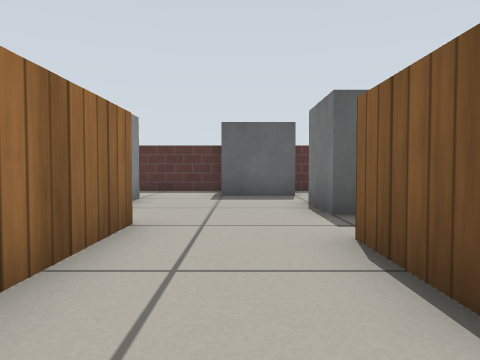
[1] (above)

21 first-person views from a walk through a robot-simulator world made for Gazebo. The camera is 0.38 m above the floor, tilts 2° down and sees 70° across. The floor is counted in squares, 0.5 m on a side. Each view is taken from the middle of a square. On the plan, view 1 faces up. The plan holds only what a view shows up to about 11 squares ahead; the rest is blank. The robots in the file are not drawn. Simple patterns stand in for the simulator's built-in surfaces.

[2]
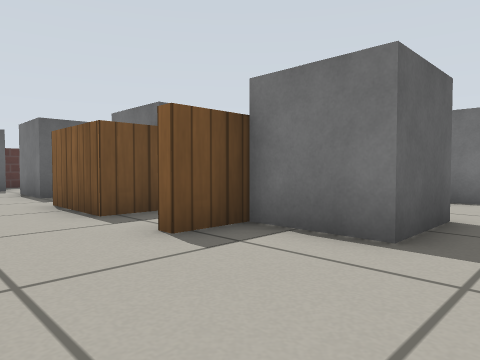

[3]
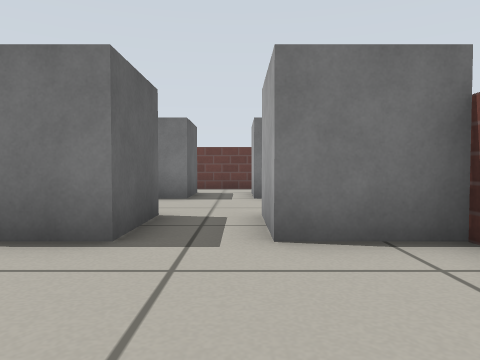

[4]
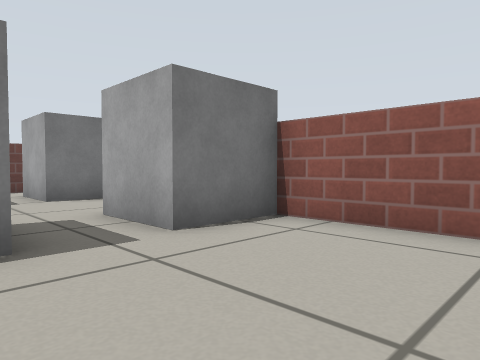

[5]
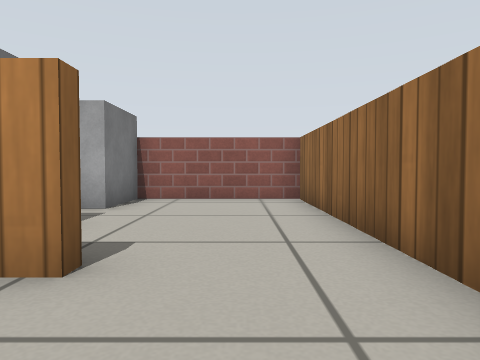

[6]
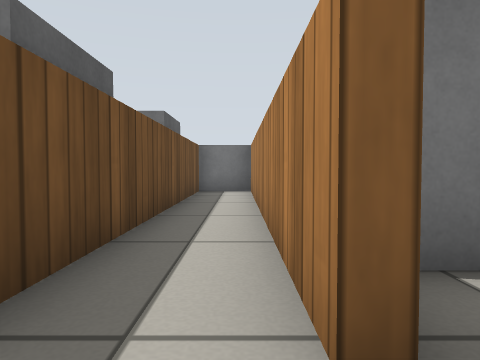

[7]
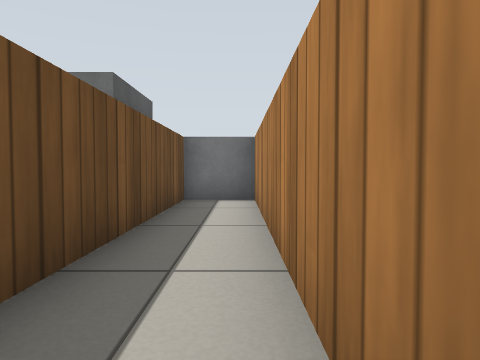

[8]
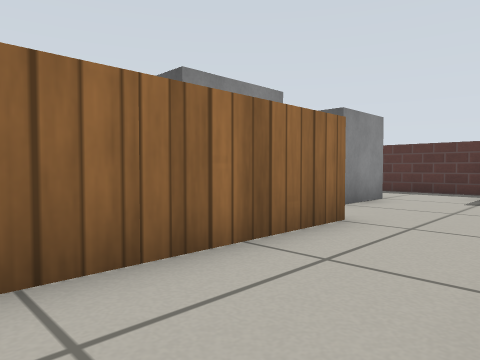

[9]
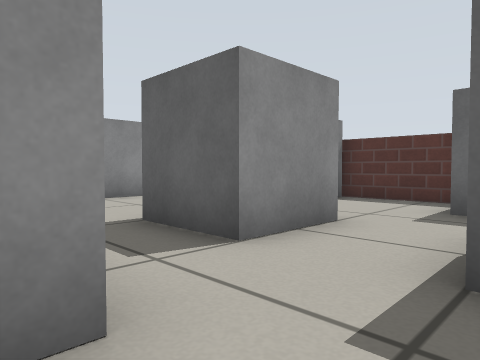

[10]
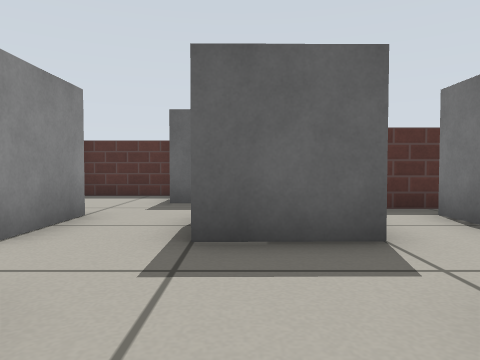

[11]
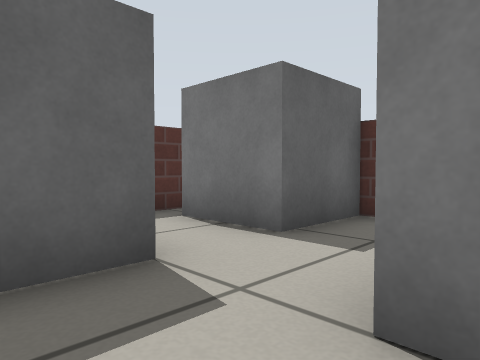

[12]
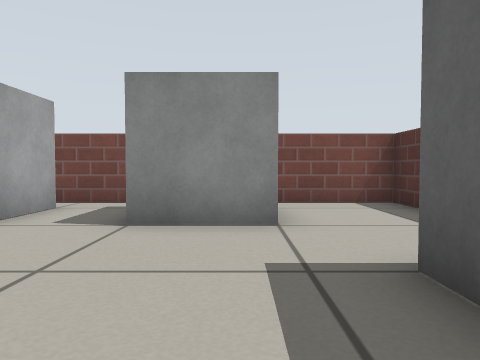

[13]
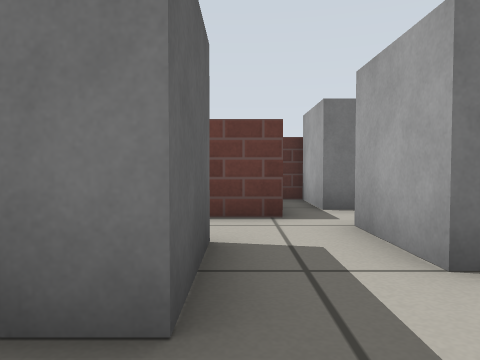

[14]
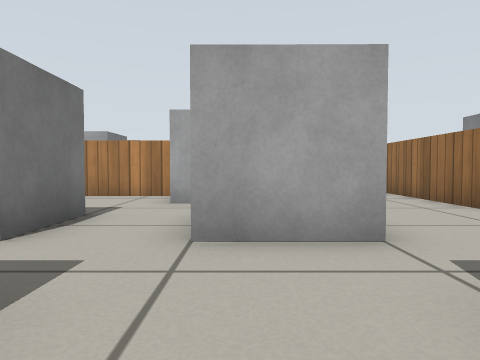

[15]
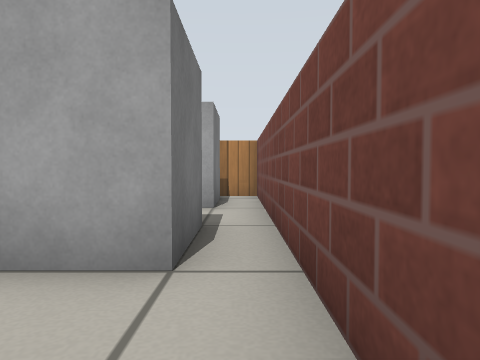

[16]
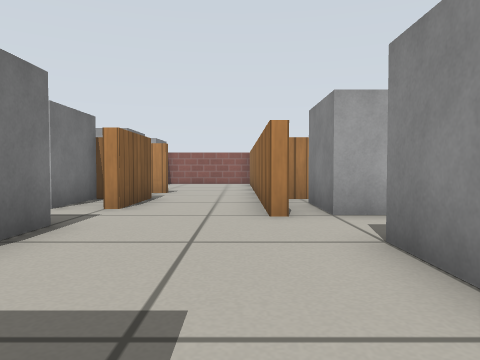

[17]
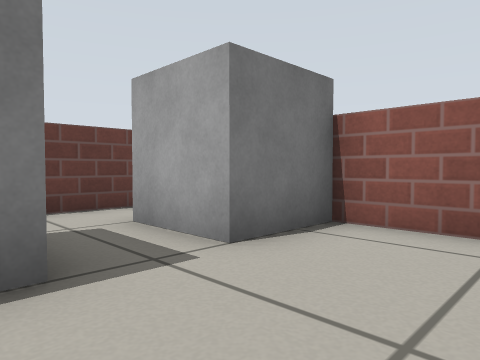

[18]
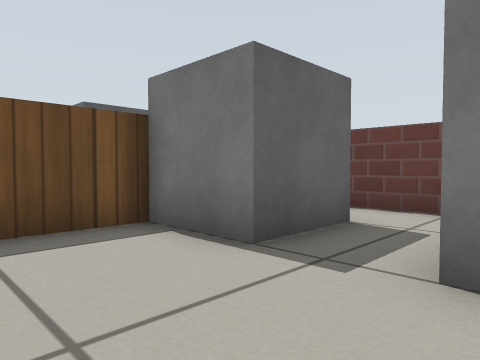

[19]
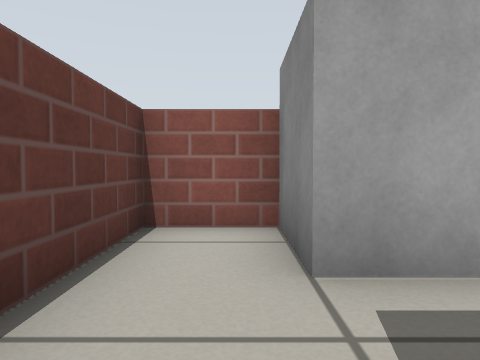

[20]
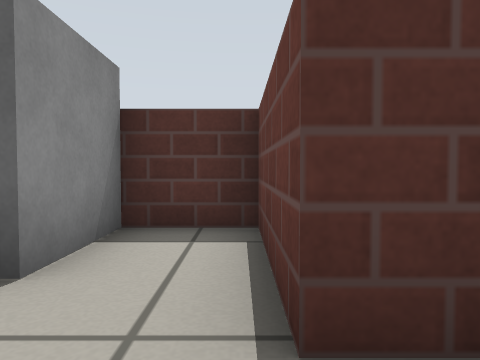

[21]
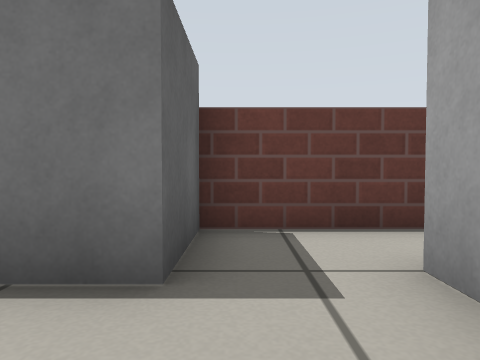

### Floor plan
Points are (right, up) in squares from view 1. A wall is a line through its corners. A room is listed if a view was taken in it or the views show most of it. See-through windows are left out.
Room 1 (views 1, 2, 3, 4, 5, 6, 7, 8, 17, 18, 19)
walls: (4.4, -0.4) (7.4, -0.4); (2.5, -0.7) (1.2, -0.7) (1.2, -0.4) (2.5, -0.4); (5.8, -6.4) (7.5, -6.4); (7.5, -0.7) (5.7, -0.7); (2.4, 1.3) (1.2, 1.3) (1.2, 3.6); (7.4, 1.3) (3.4, 1.3); (9.6, -0.4) (10.1, -0.4); (9.5, -6.4) (11.2, -6.4) (11.2, -1.8); (10.4, 1.3) (8.4, 1.3); (-1.5, 4.6) (-1.5, -6.4) (2.5, -6.4)
ways out: opening at (-0.5, 4.5) to room 2; opening at (3, 1) to room 2; opening at (8, 1) to room 2; opening at (10, 0)
objects: grey box (3, -6) to (4, -5); grey box (3, -2) to (4, -1); grey box (8, -6) to (9, -5); grey box (8, -2) to (9, -1)
Room 2 (views 9, 10, 11, 12, 13, 14, 15, 16, 20, 21)
walls: (1.2, 3.6) (1.6, 3.6); (-1.9, 4.6) (-1.5, 4.6); (4.1, 11.3) (1.5, 11.3); (-1, 11.3) (-5.5, 11.3) (-5.5, 1.6) (-4.4, 1.6); (3.4, 1.3) (2.4, 1.3); (4.9, 1.6) (7.3, 1.6); (-2.7, 1.6) (-2.1, 1.6); (9.9, 8.3) (8.2, 8.3) (8.2, 11.3) (6.5, 11.3); (8.4, 1.3) (7.4, 1.3); (11.2, 7.5) (11.2, 8); (11.2, 2.6) (11.2, 5.5)
ways out: opening at (-0.5, 4.5) to room 1; opening at (3, 1) to room 1; opening at (8, 1) to room 1
objects: grey box (-4, 3) to (-3, 4); grey box (-4, 7) to (-3, 8); grey box (0, 10) to (1, 11); grey box (2, 6) to (3, 7); grey box (3, 2) to (4, 3); grey box (5, 10) to (6, 11); grey box (6, 6) to (7, 7); grey box (8, 2) to (9, 3); grey box (9, 6) to (11, 7)

Where each view was taken, in squares from view 1:
view 1: 0 up, 0 right, facing up
view 2: 4 down, 1 left, facing up-right
view 3: 4 down, 1 left, facing right
view 4: 2 down, 1 left, facing down-right
view 5: 2 up, 0 right, facing down
view 6: 0 up, 0 right, facing right
view 7: 0 up, 3 right, facing right
view 8: 0 up, 1 right, facing up-left
view 9: 3 up, 6 right, facing up-left
view 10: 2 up, 6 right, facing up
view 11: 3 up, 6 right, facing up-right
view 12: 8 up, 2 right, facing left
view 13: 9 up, 3 right, facing right
view 14: 11 up, 3 right, facing down
view 15: 11 up, 5 left, facing down
view 16: 10 up, 1 left, facing down
view 17: 2 down, 5 right, facing down-right
view 18: 5 down, 5 right, facing up-right
view 19: 2 down, 10 right, facing down
view 20: 7 up, 8 right, facing up
view 21: 5 up, 7 right, facing right
